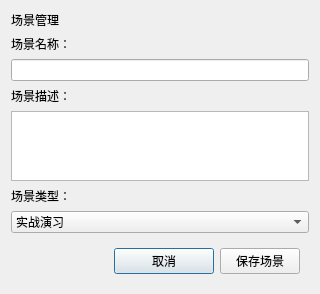
<?xml version="1.0" encoding="UTF-8"?>
<ui version="4.0">
 <class>DialogScene</class>
 <widget class="QDialog" name="DialogScene">
  <property name="geometry">
   <rect>
    <x>0</x>
    <y>0</y>
    <width>320</width>
    <height>260</height>
   </rect>
  </property>
  <property name="windowTitle">
   <string>Dialog</string>
  </property>
  <layout class="QGridLayout" name="gridLayout">
   <item row="2" column="0">
    <widget class="QLineEdit" name="leSceneName"/>
   </item>
   <item row="6" column="0">
    <widget class="QComboBox" name="cmbSceneType">
     <item>
      <property name="text">
       <string>实战演习</string>
      </property>
     </item>
     <item>
      <property name="text">
       <string>系统测试</string>
      </property>
     </item>
     <item>
      <property name="text">
       <string>演示验证</string>
      </property>
     </item>
     <item>
      <property name="text">
       <string>日常训练</string>
      </property>
     </item>
     <item>
      <property name="text">
       <string>应急响应</string>
      </property>
     </item>
     <item>
      <property name="text">
       <string>自定义场景</string>
      </property>
     </item>
    </widget>
   </item>
   <item row="0" column="0">
    <widget class="QLabel" name="lblDlgSceneTitle">
     <property name="text">
      <string>场景管理</string>
     </property>
     <property name="styleType" stdset="0">
      <string>h1</string>
     </property>
    </widget>
   </item>
   <item row="3" column="0">
    <widget class="QLabel" name="lblSceneDescTitle">
     <property name="text">
      <string>场景描述：</string>
     </property>
     <property name="styleType" stdset="0">
      <string>h2</string>
     </property>
    </widget>
   </item>
   <item row="1" column="0">
    <widget class="QLabel" name="lblSceneNameTitle">
     <property name="text">
      <string>场景名称：</string>
     </property>
     <property name="styleType" stdset="0">
      <string>h2</string>
     </property>
    </widget>
   </item>
   <item row="5" column="0">
    <widget class="QLabel" name="lblSceneTypeTitle">
     <property name="text">
      <string>场景类型：</string>
     </property>
     <property name="styleType" stdset="0">
      <string>h2</string>
     </property>
    </widget>
   </item>
   <item row="7" column="0">
    <widget class="QWidget" name="wgtSceneBtnBar" native="true">
     <layout class="QHBoxLayout" name="horizontalLayout">
      <item>
       <spacer name="horizontalSpacer">
        <property name="orientation">
         <enum>Qt::Horizontal</enum>
        </property>
        <property name="sizeHint" stdset="0">
         <size>
          <width>40</width>
          <height>20</height>
         </size>
        </property>
       </spacer>
      </item>
      <item>
       <widget class="QPushButton" name="btnCancel">
        <property name="minimumSize">
         <size>
          <width>100</width>
          <height>0</height>
         </size>
        </property>
        <property name="text">
         <string>取消</string>
        </property>
       </widget>
      </item>
      <item>
       <widget class="QPushButton" name="btnSaveScene">
        <property name="text">
         <string>保存场景</string>
        </property>
       </widget>
      </item>
     </layout>
    </widget>
   </item>
   <item row="4" column="0">
    <widget class="QTextEdit" name="teSceneDesc"/>
   </item>
  </layout>
 </widget>
 <resources/>
 <connections/>
</ui>
